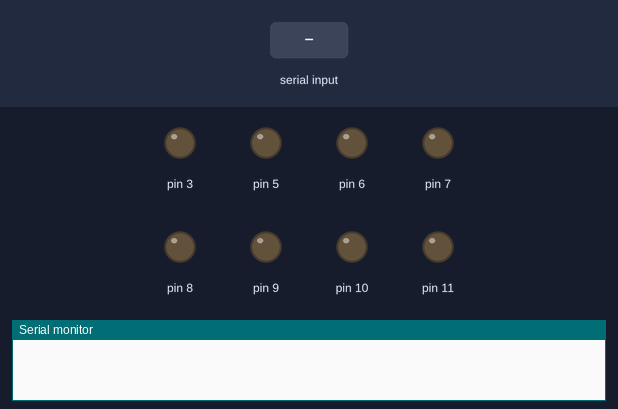
A sketch run on a simulated Arduino Uno, built with avr-gcc and run on an emulated ATmega328P. Parts: output pins drawn as LEDs (lit = HIGH), the last lines printed to the serial monitor. The inputs (shaded band) are chosen by the test bench.

Above: at 1.2 s.
1.3 s: "90,45\n" received over Serial
At 2.8 s:
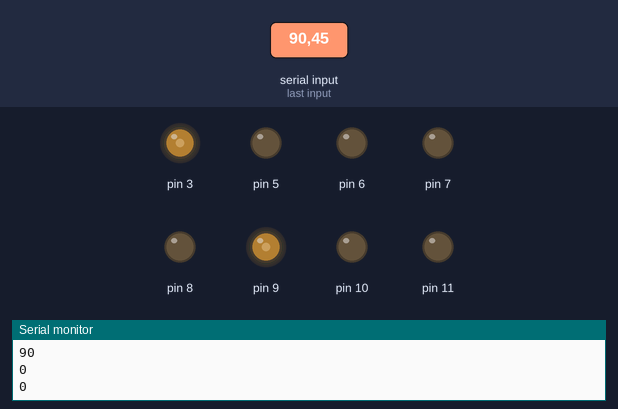
Timing chart, 0 to 4.3 s (numbered marks = the images above; inputs shaded):
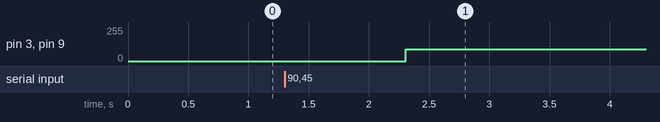

Measured:
- after the input at 1.3 s, pin 3, pin 9: 0/255 → 90/255 after 1.0 s

The sketch:

arduino_analyse.ino
```cpp
String str_light[3] = {"", "", ""};
int light[3] = {0, 0, 0};
int j = 0;

void setup() {

for(int i = 3; i < 12; i++)
{
  pinMode(i, OUTPUT);
  digitalWrite(i, LOW);
}

pinMode(4, INPUT);
Serial.begin(9600);

}

void loop() {

while (!Serial.available()) {}

while (Serial.available())
  {
    String receivedData = Serial.readString();
  for (int i = 0; i < receivedData.length(); i++)
  {
    if (receivedData[i] != ' ')
    {
      str_light[j] += receivedData[i];
    }
    else
    {
      j += 1;
    }
  }

  for (int i = 0; i < 3; i++)
  {
    light[i] = atoi(str_light[i].c_str());
  }
  for (int i = 0; i < 3; i++)
  {
    Serial.println(light[i]);
  }

  }

  analogWrite(5, light[2]);
  analogWrite(6, light[1]);
  analogWrite(3, light[0]);

  analogWrite(9, light[0]);
  analogWrite(10, light[2]);
  analogWrite(11, light[1]);
}
```
